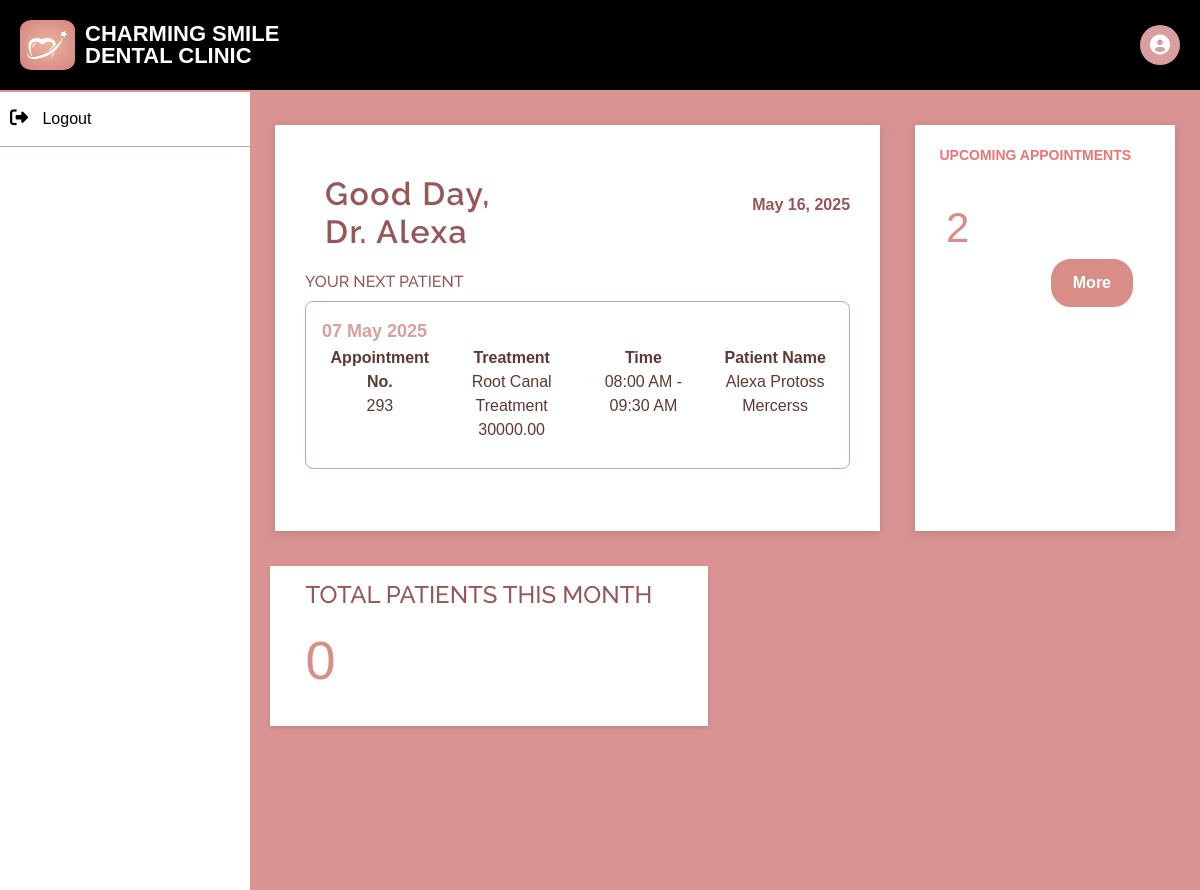
Screenshot of /dentist/denDashboard.php (signed in) with the database file from the repository.
### tables this page shows
CREATE TABLE `approved_requests` (
  `id` int(11) NOT NULL,
  `patient_id` int(11) NOT NULL,
  `patient_name` varchar(255) NOT NULL,
  `treatment` varchar(255) NOT NULL,
  `appointment_time` varchar(255) NOT NULL,
  `appointment_date` date NOT NULL,
  `created_at` timestamp NOT NULL DEFAULT current_timestamp(),
  `username` varchar(255) DEFAULT NULL,
  `dentist_name` varchar(255) DEFAULT NULL,
  `status` varchar(20) DEFAULT 'upcoming',
  `notes` text NOT NULL DEFAULT '\'N/A\''
);

### dentist/denDashboard.php (the view, shortened to what this page needs)
<?php
require_once '../db/config.php';
$query = "SELECT id, patient_id, patient_name, treatment, appointment_time, appointment_date, dentist_name, status
          FROM approved_requests
          WHERE status = 'upcoming'
          ORDER BY ABS(DATEDIFF(STR_TO_DATE(appointment_date, '%Y-%m-%d'), CURDATE())) ASC,
                   STR_TO_DATE(appointment_time, '%H:%i:%s') ASC
          LIMIT 1";
$result = mysqli_query($db, $query);
$upcomingAppointments = mysqli_fetch_all($result, MYSQLI_ASSOC);
$query_appointments = "
SELECT
    (SELECT COUNT(*) FROM appointments WHERE MONTH(created_at) = MONTH(CURRENT_DATE()) AND YEAR(created_at) = YEAR(CURRENT_DATE())) AS total_appointments,
    (SELECT COUNT(*) FROM approved_requests WHERE status = 'upcoming') AS approved_requests,
    (SELECT COUNT(*) FROM approved_requests WHERE status = 'Completed') AS completed_requests,
    (SELECT COUNT(*) FROM users WHERE MONTH(created_at) = MONTH(CURRENT_DATE()) AND YEAR(created_at) = YEAR(CURRENT_DATE())) AS total_patients";
$result_appointments = mysqli_query($db, $query_appointments);
$total_appointments = $approved_requests = $completed_requests = $total_patients = 0;
if ($row_appointments = mysqli_fetch_assoc($result_appointments)) {
    $approved_requests = $row_appointments['approved_requests'];
    $total_patients = $row_appointments['total_patients'];
}
$firstName = $_SESSION['first_name'];
$gender = $_SESSION['gender'];
?>
<!DOCTYPE html>
<html lang="en">
<head>
    <?php require_once "../db/head.php" ?>
    <link rel="stylesheet" href="denDashboard.css">
</head>
<body>
    <?php require_once "../db/header.php" ?>
    <div class="main-wrapper">
        <?php
        require_once "../db/nav.php" ?>
        <div class="main-content">
            <div class="dashboard">
                <div class="appointment-report">
                    <div class="report-header">
                        <div class="greeting">
                            <h2>Good Day, <br>
                                <?php
                                if ($gender == 'Male') {
                                    echo "Dr. " . htmlspecialchars($firstName);
                                } elseif ($gender == 'Female') {
                                    echo "Dra. " . htmlspecialchars($firstName);
                                } else {
                                    echo htmlspecialchars($firstName);
                                }
                                ?>
                            </h2>
                        </div>
                        <div class="date-today">
                            <p id="current-date"></p>
                        </div>
                    </div>
                    <div class="appointment-section">
                        <h3>YOUR NEXT PATIENT</h3>
                        <?php if (!empty($upcomingAppointments)): ?>
                            <?php foreach ($upcomingAppointments as $appointment): ?>
                                <div class="appointment-card">
                                    <div class="date-display">
                                        <?php echo date('d M Y', strtotime($appointment['appointment_date'])); ?>
                                    </div>
                                    <div class="appointment-details">
                                        <div>
                                            <strong>Appointment No.</strong><br>
                                            <?php echo htmlspecialchars($appointment['patient_id']); ?>
                                        </div>
                                        <div>
                                            <strong>Treatment</strong><br>
                                            <?php echo htmlspecialchars($appointment['treatment']); ?>
                                        </div>
                                        <div>
                                            <strong>Time</strong><br>
                                            <?php echo htmlspecialchars($appointment['appointment_time']); ?>
                                        </div>
                                        <div>
                                            <strong>Patient Name</strong><br>
                                            <?php echo htmlspecialchars($appointment['patient_name']); ?>
                                        </div>
                                    </div>
                                </div>
                            <?php endforeach; ?>
                        <?php endif; ?>
                    </div>
                </div>
                <div class="approval-request">
                    <div>
                        <p>UPCOMING APPOINTMENTS</p>
                    </div>
                    <div>
                        <p1><?php echo htmlspecialchars($approved_requests); ?></p1>
                    </div>
                    <div class="description">
                        <button class="more-buttons" onclick="window.location.href='denAppointments.php'">More</button>
                    </div>
                </div>
            </div>
            <div class="statistics">
                <div class="stat-box">
                    <h4>TOTAL PATIENTS THIS MONTH</h4>
                    <div class="number">
                        <p><?php echo htmlspecialchars($total_patients); ?></p>
                    </div>
                </div>
                <div class="stat-box1">
                </div>
            </div>
        </div>
    </div>
</body>
</html>

### css/style.css (style rules this page uses)
body { font-family: "Open Sans", sans-serif; color: #444444; }
h1, h2, h3, h4, h5, h6 { font-family: "Raleway", sans-serif; }

### dentist/denDashboard.css (style rules this page uses)
body { font-family: 'Arial', sans-serif; margin: 0; padding: 0; color: #5C3A31; background-color: #da9393; }
.main-wrapper { display: flex; padding-top: 90px; }
.main-content { margin-left: 250px; padding: 20px; box-sizing: border-box; flex-grow: 1; background-color: #da9393; min-height: 100vh; }
.greeting { padding: 20px 0; padding-left: 20px; text-align: left; }
.greeting h2 { margin: 0; font-size: 32px; font-weight: 600; color: #965757; letter-spacing: 1.5px; animation: fadeIn 2s ease-in-out; }
.dashboard { display: flex; margin-top: 10px; padding: 5px; }
.appointment-report { background-color: #ffffff; padding: 30px; align-items: left; margin-right: 35px; margin-bottom: 30px; box-shadow: 0 2px 10px rgba(0, 0, 0, 0.15); width: 70%; }
.approval-request { background-color: #ffffff; padding: 20px; margin-bottom: 30px; box-shadow: 0 2px 10px rgba(0, 0, 0, 0.15); width: 30%; }
.approval-request p { font-size: 14px; margin-bottom: 10px; color: #ea7575; margin-left: 2%; font-weight: bold; }
.approval-request p1 { display: flex; font-size: 42px; margin-top: 30px; color: #D88D87; margin-left: 5%; }
.more-buttons { display: flex; background-color: #D88D87; border: 2px solid #D88D87; border-radius: 20px; padding: 10px 20px; margin-left: auto; margin-right: 10%; cursor: pointer; color: #FFFFFF; font-weight: bold; transition: background-color 0.3s, color 0.3s, border-color 0.3s; }
.report-header { display: flex; justify-content: space-between; align-items: center; }
.date-today p { padding-left: 155px; align-items: right; color: #965757; font-weight: bold; }
.statistics { display: flex; justify-content: space-between; }
.stat-box { background-color: #ffffff; flex-grow: 1; padding: 15px; width: 100%; margin-right: 35px; text-align: left; box-shadow: 0 2px 5px rgba(0, 0, 0, 0.1); transition: transform 0.3s; }
.stat-box h4 { margin-left: 5%; margin-bottom: 10px; color: #965757; }
.stat-box p { font-size: 28px; font-weight: bold; margin: 0; color: #ea7575; }
.stat-box1 { background-color: #da9393; flex-grow: 1; padding: 15px; width: 100%; margin-right: 35px; text-align: left; transition: transform 0.3s; }
.stat-box1:last-child { margin-right: 0; }
.number { display: flex; margin-left: 5%; margin-bottom: 10px; color: #000000; }
.number p { font-size: 54px; font-weight: normal; color: #D88D87; }

### dentist/denDashboard.php (style rules this page uses)
.appointment-section { margin-bottom: 2rem; }
.appointment-section h3, .payment-section h3 { font-size: 16px; color: #965757; margin-bottom: 10px; }
.appointment-card, .payment-section { background-color: #fff; border: 1px solid #d99e9e; border-radius: 8px; padding: 1rem; margin-bottom: 1rem; }
.date-display { font-size: 18px; font-weight: bold; color: #d99e9e; margin-bottom: 1px; }
.appointment-details { display: grid; grid-template-columns: repeat(4, 1fr); gap: 1rem; width: 100%; }
.appointment-details div { text-align: center; margin-bottom: 10px; }

### rows the page displays
approved_requests: appointment_date "07 May 2025", patient "293", treatment "Root Canal Treatment 30000.00", appointment_time "08:00 AM - 09:30 AM", patient_name "Alexa Protoss Mercerss"

### other values shown
$firstName "Alexa"
$approved_requests "2"
$total_patients "0"
